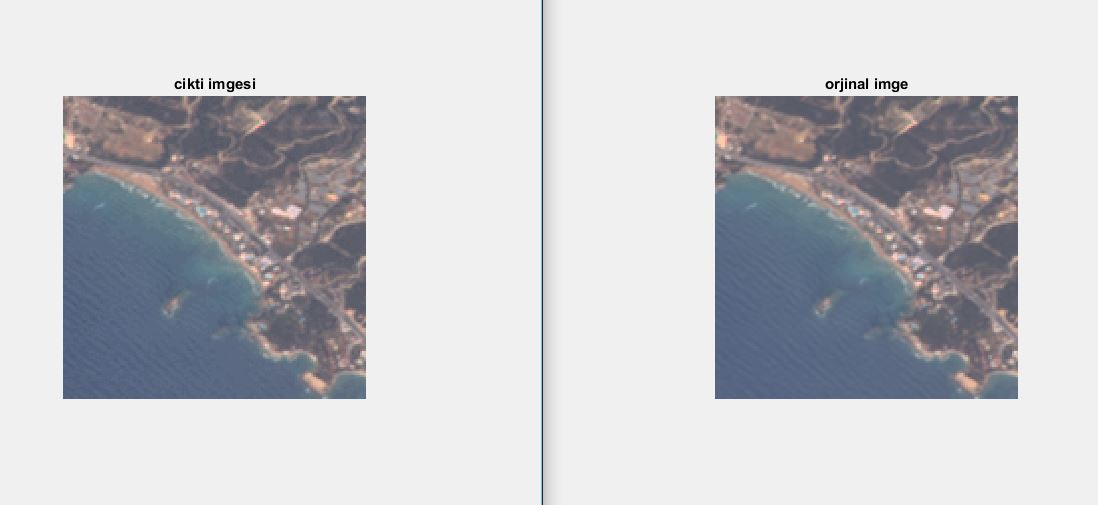
%> input picture 123.JPG, 1098 x 505 px
$ octave --eval "result = rgbtohsiNew(imread('123.JPG'));"   (GNU Octave 9; MATLAB toolbox functions it lacks are replaced by stand-ins)
%> lines starting %> are read from the running program, lines starting %| are printed output that depends on the picture
function hsi=rgbtohsiNew(F)

F=im2double(F);
r=F(:,:,1);
g=F(:,:,2);
b=F(:,:,3);
th=acos((0.5*((r-g)+(r-b)))./((sqrt((r-g).^2+(r-b).*(g-b)))+eps));
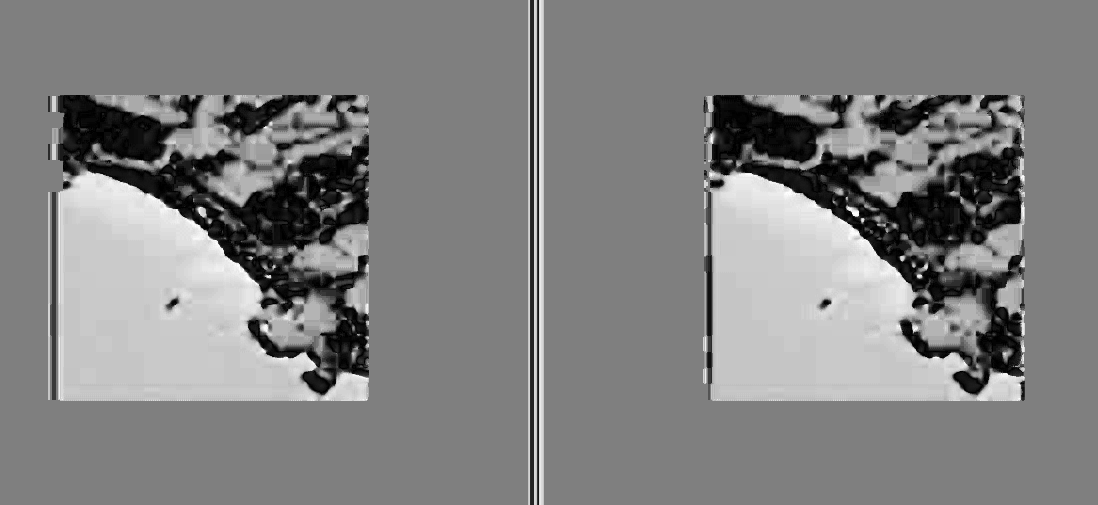
%> th: size 505x1098 double; min 4.71e-08, max 3.14, mean 1.59; drawn with min black and max white
H=th;
H(b>g)=2*pi-H(b>g);
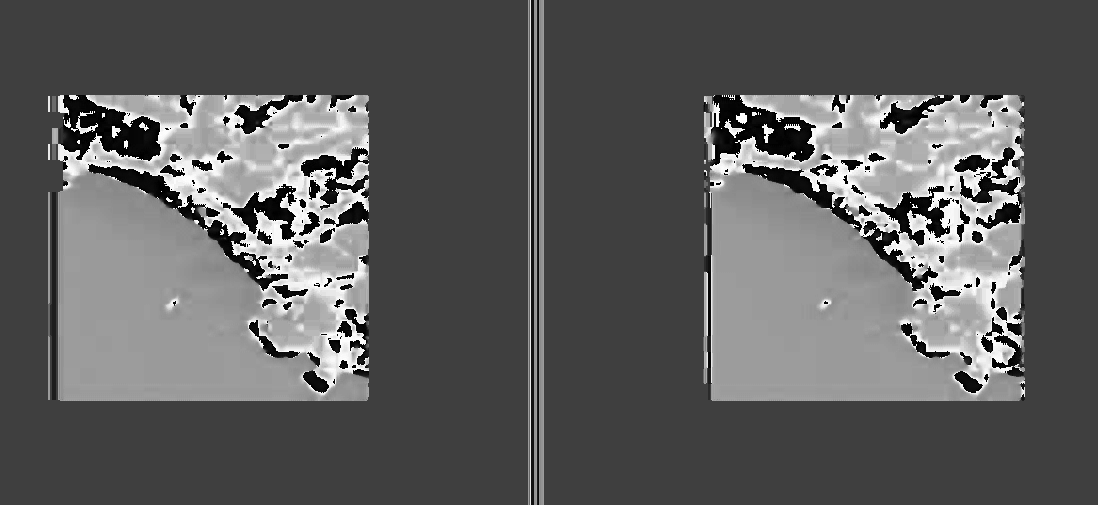
%> H: size 505x1098 double; min 4.71e-08, max 6.27, mean 2.31; drawn with min black and max white
H=H/(2*pi);
S=1-3.*(min(min(r,g),b))./(r+g+b+eps);
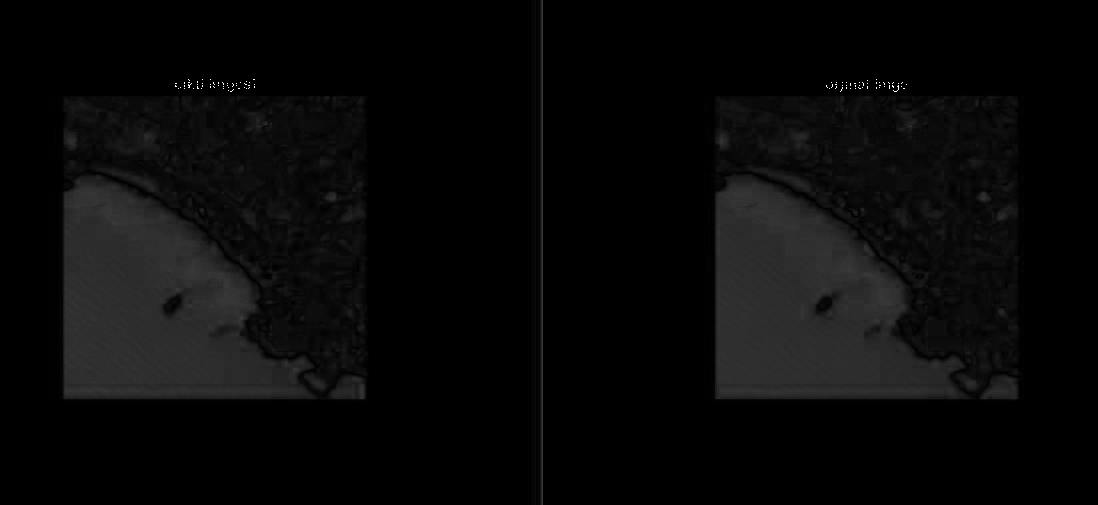
%> S: size 505x1098 double; min 0, max 1, mean 0.0343
I=(r+g+b)/3;
hsi=cat(3,H,S,I);
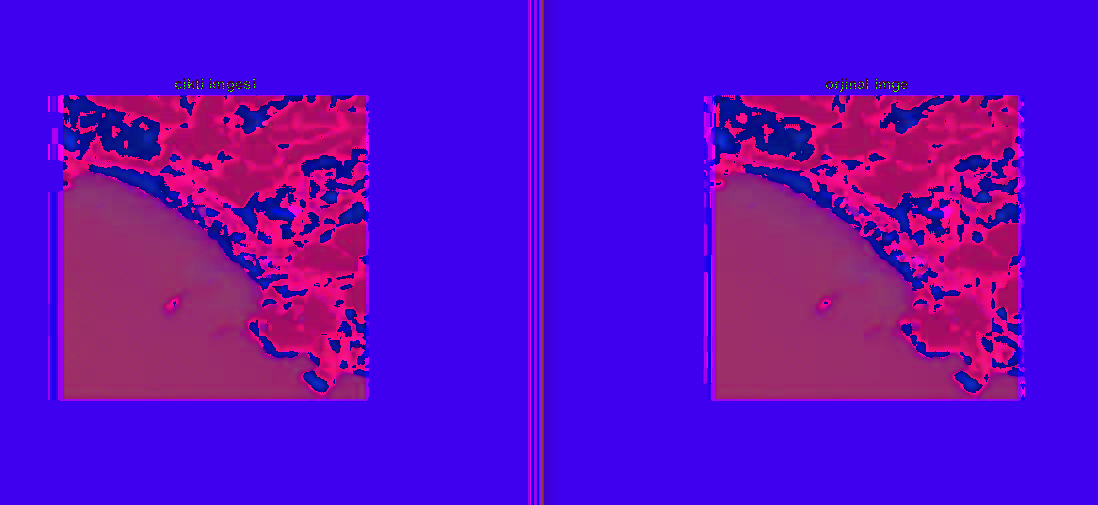
%> hsi: size 505x1098x3 double; mean R, G, B 0.367, 0.0343, 0.781
HE=H*2*pi;
HE=histeq(HE);
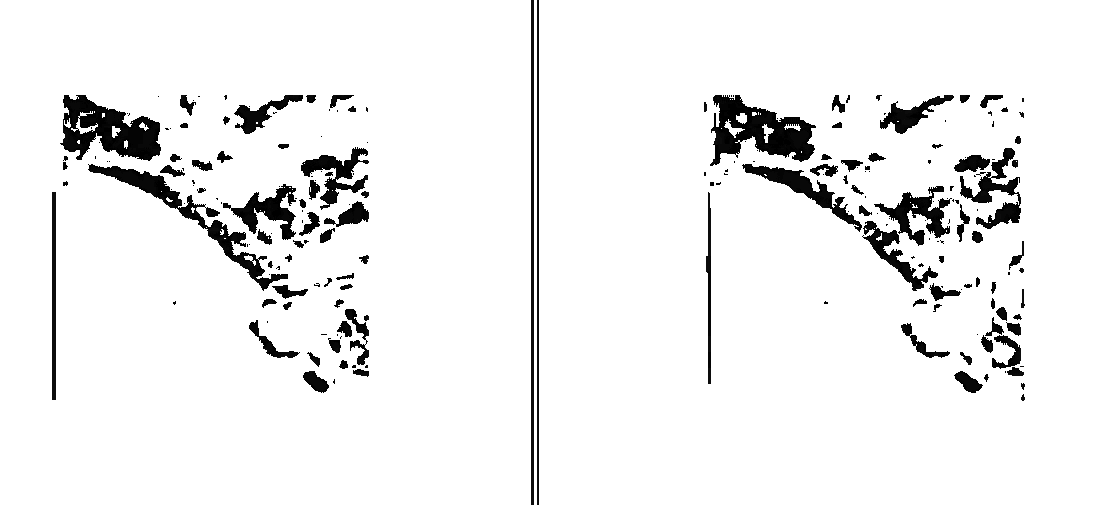
%> HE: size 505x1098 double; min 0, max 1, mean 0.937
HE=HE/(2*pi);
SE=histeq(S);
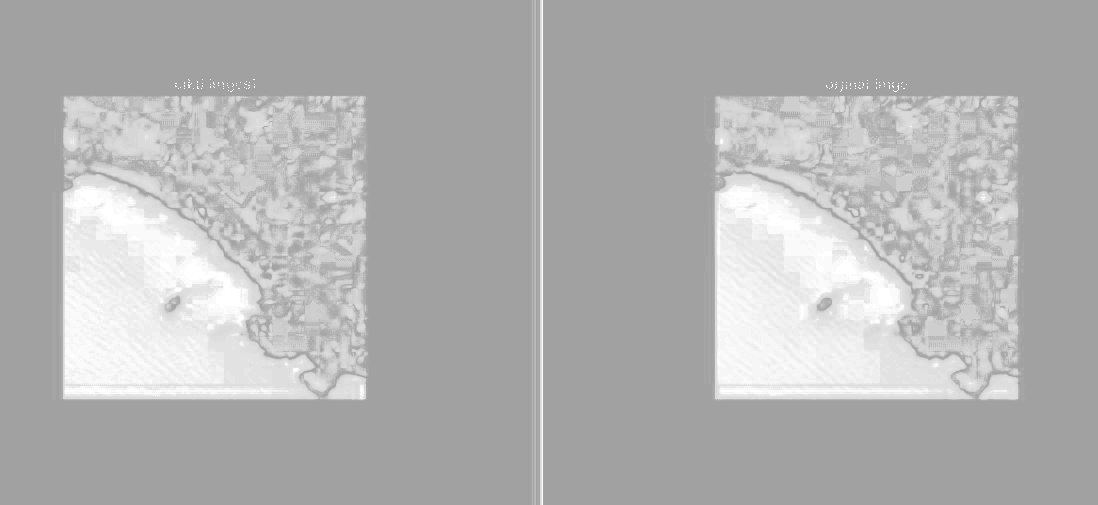
%> SE: size 505x1098 double; min 0.635, max 1, mean 0.703
IE=histeq(I);
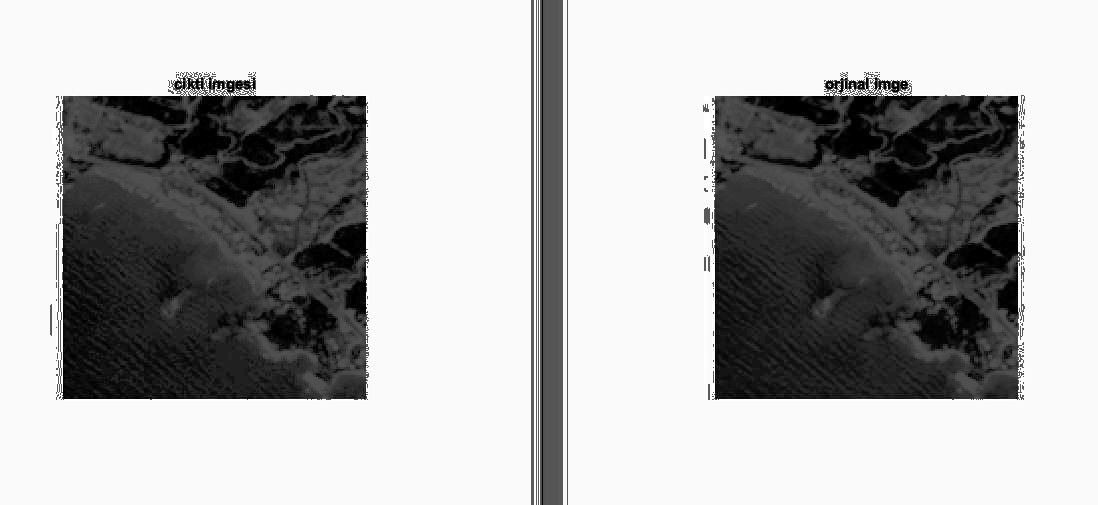
%> IE: size 505x1098 double; min 0, max 1, mean 0.688

end

$ run again, on psnr degeri.JPG
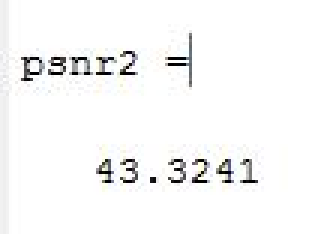
%> input picture psnr degeri.JPG, 104 x 78 px (shown 3 times larger)
%> in rgbtohsiNew, `H(b>g)=2*pi-H(b>g);`:
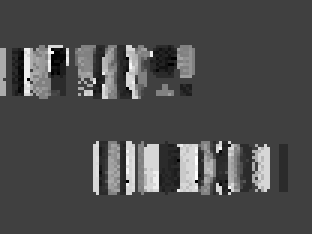
%> H: size 78x104 double (shown 3 times larger); min 1.37e-07, max 6.19, mean 1.87; drawn with min black and max white
%> in rgbtohsiNew, `IE=histeq(I);`:
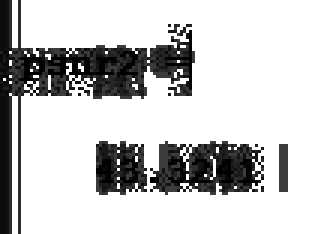
%> IE: size 78x104 double (shown 3 times larger); min 0, max 1, mean 0.783
